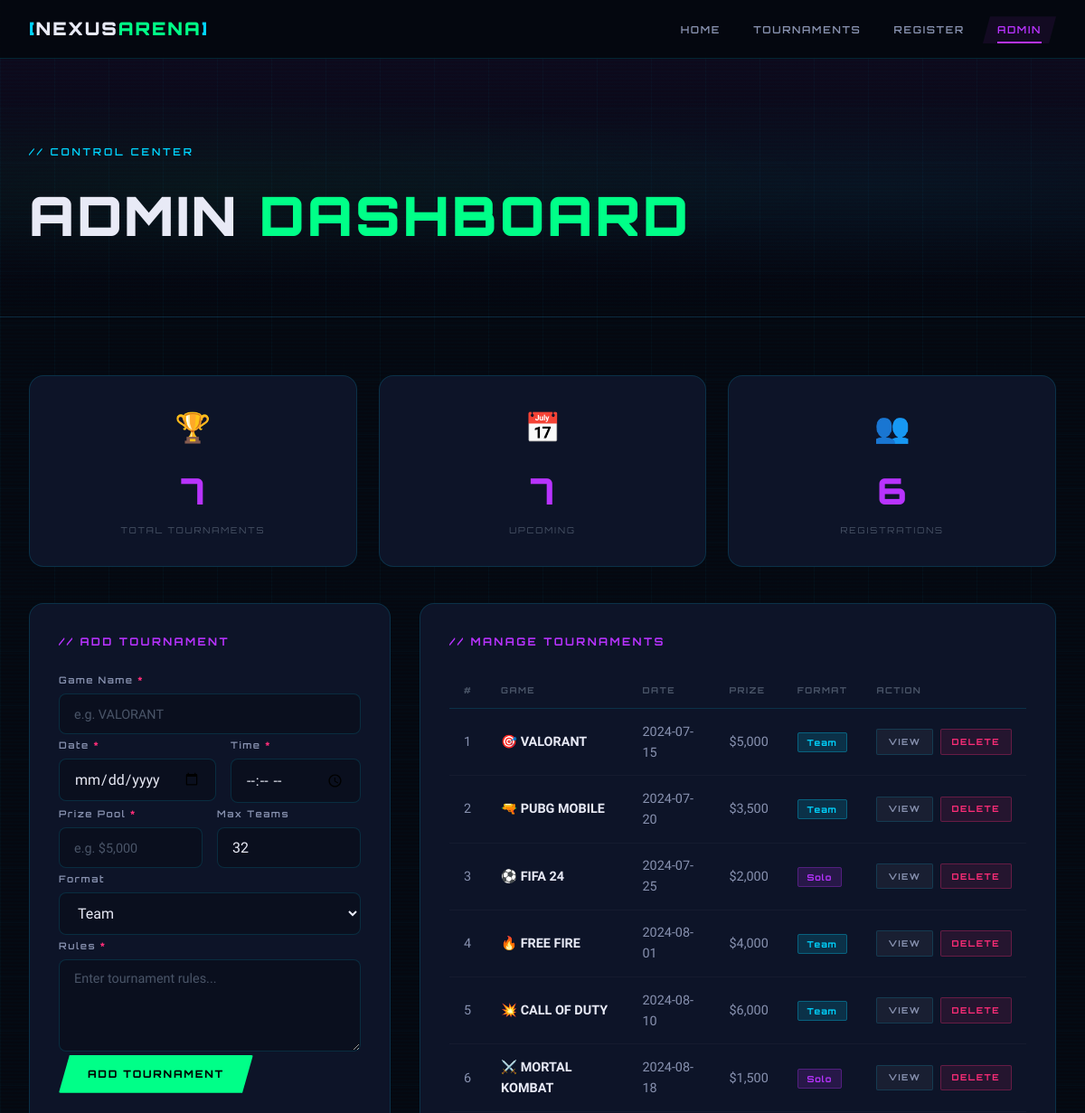
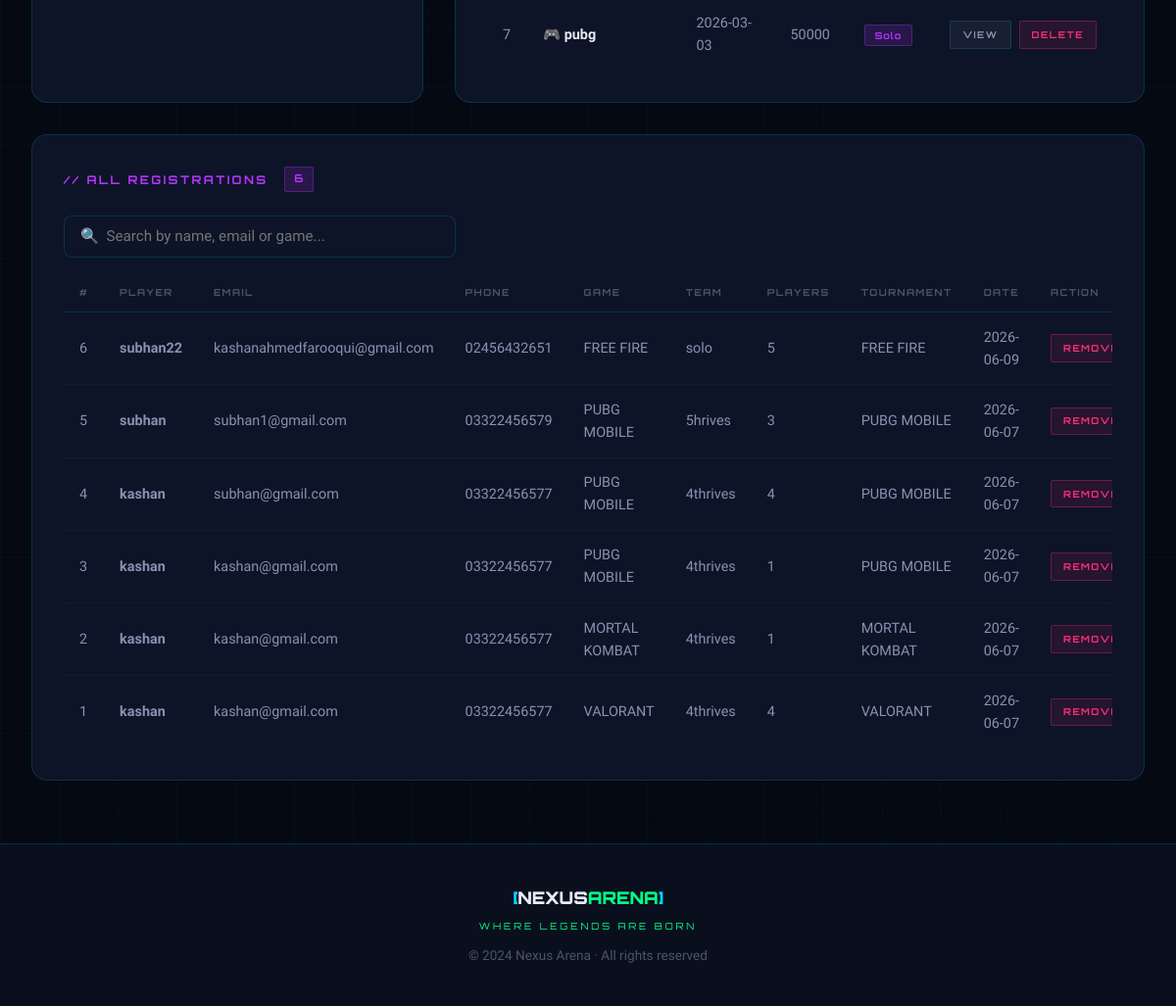
The page /admin on the database its author committed (2 pictures, top to bottom).
### tables this page shows
CREATE TABLE tournaments (
                id INTEGER PRIMARY KEY AUTOINCREMENT,
                game_name TEXT NOT NULL,
                date TEXT NOT NULL,
                time TEXT NOT NULL,
                prize_pool TEXT NOT NULL,
                rules TEXT NOT NULL,
                max_teams INTEGER DEFAULT 32,
                format TEXT DEFAULT 'Team',
                status TEXT DEFAULT 'upcoming'
            );

CREATE TABLE registrations (
                id INTEGER PRIMARY KEY AUTOINCREMENT,
                player_name TEXT NOT NULL,
                email TEXT NOT NULL,
                phone TEXT NOT NULL,
                game TEXT NOT NULL,
                team_name TEXT,
                players_count INTEGER NOT NULL,
                tournament_id INTEGER,
                registered_at TEXT DEFAULT CURRENT_TIMESTAMP,
                FOREIGN KEY (tournament_id) REFERENCES tournaments(id)
            );

### app.py (the view)
@app.route('/admin')
def admin():
    with get_db() as conn:
        all_registrations = conn.execute(
            '''SELECT r.*, t.game_name as tournament_name
               FROM registrations r
               LEFT JOIN tournaments t ON r.tournament_id = t.id
               ORDER BY r.registered_at DESC'''
        ).fetchall()
        all_tournaments = conn.execute('SELECT * FROM tournaments ORDER BY date ASC').fetchall()
        stats = {
            'total_reg': conn.execute('SELECT COUNT(*) FROM registrations').fetchone()[0],
            'total_t': conn.execute('SELECT COUNT(*) FROM tournaments').fetchone()[0],
            'upcoming': conn.execute("SELECT COUNT(*) FROM tournaments WHERE status='upcoming'").fetchone()[0],
        }
    return render_template('admin.html', registrations=all_registrations,
                           tournaments=all_tournaments, stats=stats, icons=GAME_ICONS)

### app.py (called while the page is built)
def get_db():
    conn = sqlite3.connect(DATABASE)
    conn.row_factory = sqlite3.Row
    return conn

### templates/admin.html (shortened to what this page needs)
{% extends "base.html" %}
{% block content %}
<section class="page-hero admin-hero">
    <div class="page-hero-content">
        <div class="section-tag">// CONTROL CENTER</div>
        <h1 class="page-title">ADMIN <span class="accent">DASHBOARD</span></h1>
    </div>
</section>
<section class="section">
    <div class="admin-stats">
        <div class="admin-stat-card">
            <span class="admin-stat-icon">🏆</span>
            <span class="admin-stat-num">{{ stats.total_t }}</span>
            <span class="admin-stat-label">TOTAL TOURNAMENTS</span>
        </div>
        <div class="admin-stat-card">
            <span class="admin-stat-icon">📅</span>
            <span class="admin-stat-num">{{ stats.upcoming }}</span>
            <span class="admin-stat-label">UPCOMING</span>
        </div>
        <div class="admin-stat-card">
            <span class="admin-stat-icon">👥</span>
            <span class="admin-stat-num">{{ stats.total_reg }}</span>
            <span class="admin-stat-label">REGISTRATIONS</span>
        </div>
    </div>
    <div class="admin-layout">
        <div class="admin-panel">
            <h2 class="admin-panel-title">// ADD TOURNAMENT</h2>
            <form method="POST" action="{{ url_for('add_tournament') }}" id="addTournamentForm">
                <div class="form-group">
                    <label class="form-label">Game Name <span class="required">*</span></label>
                    <input type="text" name="game_name" class="form-input" placeholder="e.g. VALORANT" required>
                </div>
                <div class="form-row">
                    <div class="form-group">
                        <label class="form-label">Date <span class="required">*</span></label>
                        <input type="date" name="date" class="form-input" required>
                    </div>
                    <div class="form-group">
                        <label class="form-label">Time <span class="required">*</span></label>
                        <input type="time" name="time" class="form-input" required>
                    </div>
                </div>
                <div class="form-row">
                    <div class="form-group">
                        <label class="form-label">Prize Pool <span class="required">*</span></label>
                        <input type="text" name="prize_pool" class="form-input" placeholder="e.g. $5,000" required>
                    </div>
                    <div class="form-group">
                        <label class="form-label">Max Teams</label>
                        <input type="number" name="max_teams" class="form-input" value="32" min="2" max="256">
                    </div>
                </div>
                <div class="form-group">
                    <label class="form-label">Format</label>
                    <select name="format" class="form-input form-select">
                        <option value="Team">Team</option>
                    </select>
                </div>
                <div class="form-group">
                    <label class="form-label">Rules <span class="required">*</span></label>
                    <textarea name="rules" class="form-input form-textarea" rows="4"
                              placeholder="Enter tournament rules..." required></textarea>
                </div>
                <button type="submit" class="btn btn-primary">ADD TOURNAMENT</button>
            </form>
        </div>
        <div class="admin-panel">
            <h2 class="admin-panel-title">// MANAGE TOURNAMENTS</h2>
            <div class="admin-table-wrap">
                <table class="admin-table">
                    <thead>
                        <tr>
                            <th>#</th>
                            <th>GAME</th>
                            <th>DATE</th>
                            <th>PRIZE</th>
                            <th>FORMAT</th>
                            <th>ACTION</th>
                        </tr>
                    </thead>
                    <tbody>
                        {% for t in tournaments %}
                        <tr>
                            <td>{{ t.id }}</td>
                            <td>
                                <span class="table-game">
                                    {{ icons.get(t.game_name, '🎮') }} {{ t.game_name }}
                                </span>
                            </td>
                            <td>{{ t.date }}</td>
                            <td class="prize-text">{{ t.prize_pool }}</td>
                            <td><span class="card-format {{ 'format-solo' if t.format == 'Solo' else 'format-team' }}">{{ t.format }}</span></td>
                            <td>
                                <div class="table-actions">
                                    <a href="{{ url_for('tournament_detail', tid=t.id) }}" class="btn btn-xs btn-ghost">VIEW</a>
                                    <a href="{{ url_for('delete_tournament', tid=t.id) }}"
                                       class="btn btn-xs btn-danger"
                                       onclick="return confirm('Delete {{ t.game_name }}? This also removes all registrations for it.')">
                                        DELETE
                                    </a>
                                </div>
                            </td>
                        </tr>
                        {% else %}
                        <tr><td colspan="6" class="empty-row">No tournaments yet.</td></tr>
                        {% endfor %}
                    </tbody>
                </table>
            </div>
        </div>
    </div>
    <div class="admin-panel full-width">
        <div class="panel-header-row">
            <h2 class="admin-panel-title">// ALL REGISTRATIONS</h2>
            <span class="count-badge">{{ registrations|length }}</span>
        </div>
        <div class="reg-search-bar">
            <input type="text" id="regSearch" class="search-input" placeholder="🔍  Search by name, email or game...">
        </div>
        <div class="admin-table-wrap">
            <table class="admin-table" id="regTable">
                <thead>
                    <tr>
                        <th>#</th>
                        <th>PLAYER</th>
                        <th>EMAIL</th>
                        <th>PHONE</th>
                        <th>GAME</th>
                        <th>TEAM</th>
                        <th>PLAYERS</th>
                        <th>TOURNAMENT</th>
                        <th>DATE</th>
                        <th>ACTION</th>
                    </tr>
                </thead>
                <tbody id="regBody">
                    {% for r in registrations %}
                    <tr>
                        <td>{{ r.id }}</td>
                        <td><strong>{{ r.player_name }}</strong></td>
                        <td>{{ r.email }}</td>
                        <td>{{ r.phone }}</td>
                        <td>{{ r.game }}</td>
                        <td>{{ r.team_name or '—' }}</td>
                        <td>{{ r.players_count }}</td>
                        <td>{{ r.tournament_name or '—' }}</td>
                        <td>{{ r.registered_at[:10] if r.registered_at else '—' }}</td>
                        <td>
                            <a href="{{ url_for('delete_registration', rid=r.id) }}"
                               class="btn btn-xs btn-danger"
                               onclick="return confirm('Remove this registration?')">
                                REMOVE
                            </a>
                        </td>
                    </tr>
                    {% else %}
                    <tr><td colspan="10" class="empty-row">No registrations yet.</td></tr>
                    {% endfor %}
                </tbody>
            </table>
        </div>
    </div>
</section>
{% endblock %}

### rows shown on the page
tournaments: id "1", get "🎯", game_name "VALORANT", date "2024-07-15", prize_pool "$5,000", format "Team"
tournaments: id "2", get "🔫", game_name "PUBG MOBILE", date "2024-07-20", prize_pool "$3,500", format "Team"
tournaments: id "3", get "⚽", game_name "FIFA 24", date "2024-07-25", prize_pool "$2,000", format "Solo"
tournaments: id "4", get "🔥", game_name "FREE FIRE", date "2024-08-01", prize_pool "$4,000", format "Team"
tournaments: id "5", get "💥", game_name "CALL OF DUTY", date "2024-08-10", prize_pool "$6,000", format "Team"
tournaments: id "6", get "⚔️", game_name "MORTAL KOMBAT", date "2024-08-18", prize_pool "$1,500", format "Solo"
tournaments: id "7", get "🎮", game_name "pubg", date "2026-03-03", prize_pool "50000", format "Solo"
registrations: id "6", player_name "subhan22", email "kashanahmedfarooqui@gmail.com", phone "02456432651", game "FREE FIRE", team_name "solo", players_count "5", game_name "FREE FIRE", registered_at "2026-06-09"
registrations: id "5", player_name "subhan", email "subhan1@gmail.com", phone "03322456579", game "PUBG MOBILE", team_name "5hrives", players_count "3", game_name "PUBG MOBILE", registered_at "2026-06-07"
registrations: id "4", player_name "kashan", email "subhan@gmail.com", phone "03322456577", game "PUBG MOBILE", team_name "4thrives", players_count "4", game_name "PUBG MOBILE", registered_at "2026-06-07"
registrations: id "3", player_name "kashan", email "kashan@gmail.com", phone "03322456577", game "PUBG MOBILE", team_name "4thrives", players_count "1", game_name "PUBG MOBILE", registered_at "2026-06-07"
registrations: id "2", player_name "kashan", email "kashan@gmail.com", phone "03322456577", game "MORTAL KOMBAT", team_name "4thrives", players_count "1", game_name "MORTAL KOMBAT", registered_at "2026-06-07"
registrations: id "1", player_name "kashan", email "kashan@gmail.com", phone "03322456577", game "VALORANT", team_name "4thrives", players_count "4", game_name "VALORANT", registered_at "2026-06-07"

### other values the page prints
{{ stats.total_t }} "7"
{{ stats.upcoming }} "7"
{{ stats.total_reg }} "6"
{{ registrations|length }} "6"
